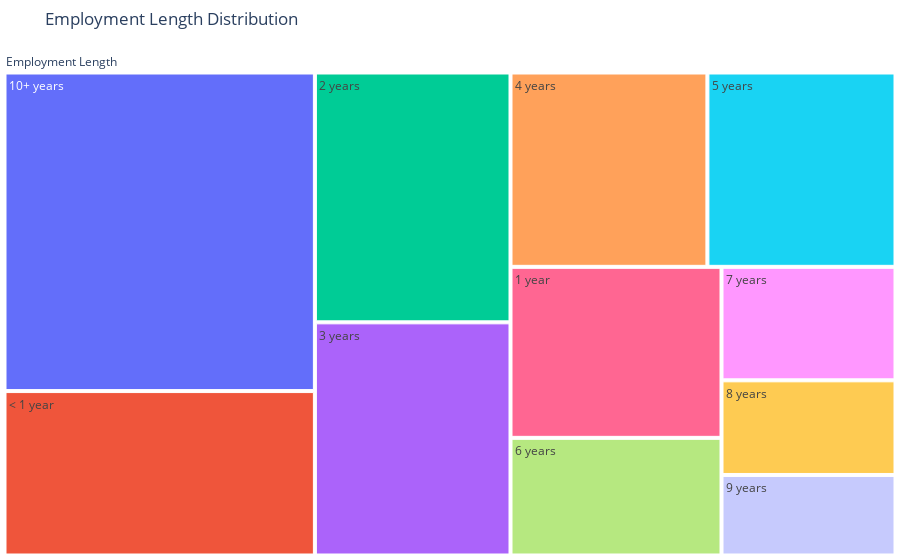

The cell this chart's notebook holds for it:
### Code cell
# Get value counts of employment lengths
emp_length_counts = loan_df_filtered['emp_length'].value_counts()

# Create tree map chart for employment lengths
fig = px.treemap(names=emp_length_counts.index, parents=["Employment Length"] * len(emp_length_counts), 
                 values=emp_length_counts.values, title='Employment Length Distribution')
fig.update_layout(margin=dict(t=50, l=0, r=0, b=0))
fig.show()

### Figure 1 — Plotly figure (JSON) as saved in the notebook; plotly's stock layout.template omitted (floating-point values rounded to 4 significant figures)
{"data": [{"domain": {"x": [0, 1], "y": [0, 1]}, "hovertemplate": "label=%{label}<br>value=%{value}<br>parent=%{parent}<extra></extra>", "labels": ["10+ years", "< 1 year", "2 years", "3 years", "4 years", "5 years", "1 year", "6 years", "7 years", "8 years", "9 years"], "name": "", "parents": ["Employment Length", "Employment Length", "Employment Length", "Employment Length", "Employment Length", "Employment Length", "Employment Length", "Employment Length", "Employment Length", "Employment Length", "Employment Length"], "type": "treemap", "values": [8879, 4583, 4388, 4095, 3436, 3282, 3240, 2229, 1773, 1479, 1258]}], "layout": {"legend": {"tracegroupgap": 0}, "margin": {"b": 0, "l": 0, "r": 0, "t": 50}, "title": {"text": "Employment Length Distribution"}}}
